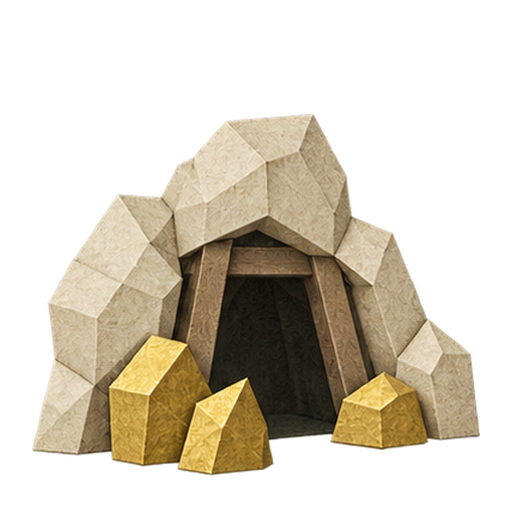
#> input picture assets/paper-warfront/buildings/reference/resource-common-mine.png, 512 x 512 px, given in place of logo-character-yin-marshal-woodblock-v2.png, which was not available
$ python install_branding_runtime.py
#> lines starting #> are read from the running program, lines starting #| are printed output that depends on the picture; after the words box and inside, x2 and y2 are one past the last pixel; in counts of white or black regions, pixels touching at a corner belong together; pictures that were not available may be replaced by others from this repository, and a replacement may not be noted
"""Install the selected Paper Warfront brand assets into the Godot project.

The formal branding set lives outside the Godot checkout. This script creates
only the runtime-facing launcher icon assets, derives the opaque launcher icon
from the reviewed textless character mark, and writes a hash manifest for the export.
"""

from __future__ import annotations

import hashlib
import json
from datetime import datetime, timezone
from pathlib import Path

from PIL import Image, ImageDraw


ROOT = Path(__file__).resolve().parents[2]
SOURCE = ROOT / "assets" / "paper-warfront" / "branding" / "v2"
RUNTIME = ROOT / "game" / "assets" / "branding"
CHARACTER = SOURCE / "selected" / "logo-character-yin-marshal-woodblock-v2.png"

INK = (52, 51, 50, 255)
VERMILION = (183, 69, 50, 255)
IVORY = (243, 235, 221, 255)


def sha256(path: Path) -> str:
    digest = hashlib.sha256()
    with path.open("rb") as stream:
        for chunk in iter(lambda: stream.read(1024 * 1024), b""):
            digest.update(chunk)
    return digest.hexdigest()


def trim_alpha(image: Image.Image, threshold: int = 10, pad: int = 8) -> Image.Image:
    alpha = image.getchannel("A").point(lambda value: 255 if value > threshold else 0)
    box = alpha.getbbox()
    if box is None:
        return image
    x0, y0, x1, y1 = box
    return image.crop((max(0, x0 - pad), max(0, y0 - pad), min(image.width, x1 + pad), min(image.height, y1 + pad)))


def contained(image: Image.Image, max_size: tuple[int, int]) -> Image.Image:
    scale = min(max_size[0] / image.width, max_size[1] / image.height)
    return image.resize((round(image.width * scale), round(image.height * scale)), Image.Resampling.LANCZOS)


def make_icon(character: Image.Image) -> Image.Image:
    canvas = Image.new("RGBA", (512, 512), IVORY)
    draw = ImageDraw.Draw(canvas)
    # A quiet paper tile keeps the selected character recognizable in launcher
    # masks while retaining the project's vermilion/ink material language.
    draw.rounded_rectangle((10, 10, 501, 501), radius=58, fill=IVORY, outline=VERMILION, width=10)
    draw.rounded_rectangle((25, 25, 486, 486), radius=46, outline=INK, width=3)
    placed = contained(character, (432, 432))
    canvas.alpha_composite(placed, ((512 - placed.width) // 2, (512 - placed.height) // 2 + 6))
    return canvas.convert("RGBA")


def make_foreground(character: Image.Image) -> Image.Image:
    placed = contained(character, (364, 364))
    canvas = Image.new("RGBA", (432, 432), (0, 0, 0, 0))
    canvas.alpha_composite(placed, ((432 - placed.width) // 2, (432 - placed.height) // 2 + 4))
    return canvas


def copy_asset(source: Path, destination: Path) -> None:
    destination.parent.mkdir(parents=True, exist_ok=True)
    destination.write_bytes(source.read_bytes())


def metadata(path: Path, asset_id: str, role: str, source: str) -> dict:
    with Image.open(path) as image:
        return {
            "id": asset_id,
            "role": role,
            "path": path.relative_to(ROOT).as_posix(),
            "source": source,
            "version": "1.1.0-runtime",
            "width": image.width,
            "height": image.height,
            "mode": image.mode,
            "bytes": path.stat().st_size,
            "sha256": sha256(path),
        }


def main() -> None:
    RUNTIME.mkdir(parents=True, exist_ok=True)
    for name in (
        "logo-character-yin-marshal-woodblock-v2.png",
        "logo-wordmark-battle-seal-v1.png",
        "brand-lockup-primary.png",
        "keyart-main.png",
        "keyart-mobile.png",
        "keyart-chapter-map.png",
    ):
        (RUNTIME / name).unlink(missing_ok=True)

    character = trim_alpha(Image.open(CHARACTER).convert("RGBA"))
#> in trim_alpha, `alpha = image.getchannel("A").point(lambda value: 255 if value > thres..`:
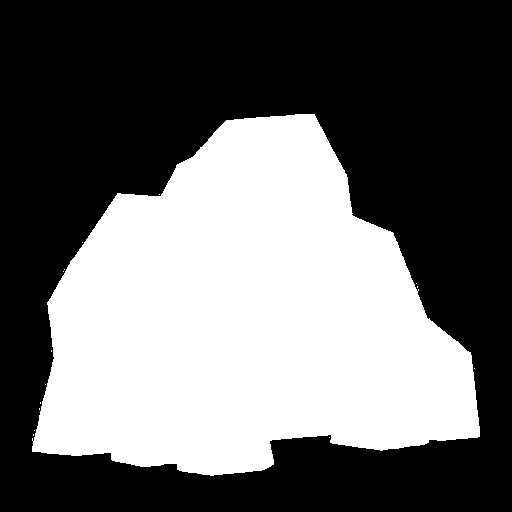
#> alpha: PIL image 512x512 L; 41.4% white; 15 white regions (14 under 20 px), largest, box (x1, y1, x2, y2) and area: (32, 114, 480, 476) 108411
#> in trim_alpha, `box = alpha.getbbox()`: box = (32, 114, 480, 476)
#> in trim_alpha, `x0, y0, x1, y1 = box`: x0 = 32; y0 = 114; x1 = 480; y1 = 476
#> in trim_alpha, `return image.crop((max(0, x0 - pad), max(0, y0 - pad), min(image.width..`:
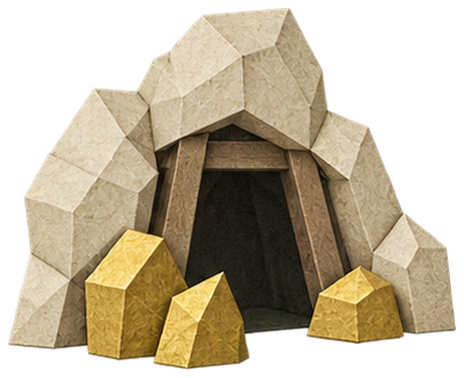
#> returned value: PIL image 464x378 RGBA; mean R, G, B, A 98.8, 86.6, 63.6, 154.1; transparent parts drawn white
    icon = make_icon(character)
#> in make_icon, `canvas = Image.new("RGBA", (512, 512), IVORY)`:
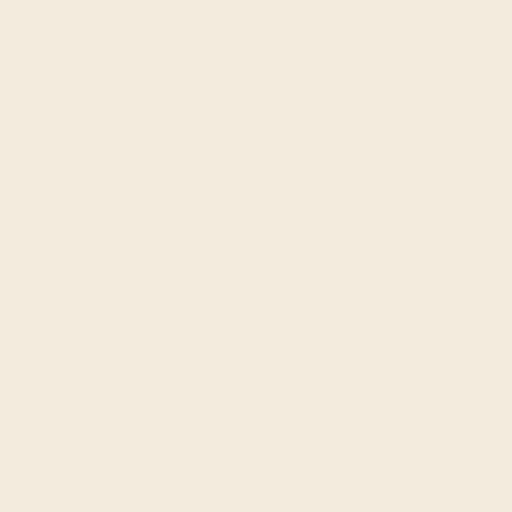
#> canvas: PIL image 512x512 RGBA; mean R, G, B, A 243, 235, 221, 255
#> in make_icon, `canvas.alpha_composite(placed, ((512 - placed.width) // 2, (512 - plac..`:
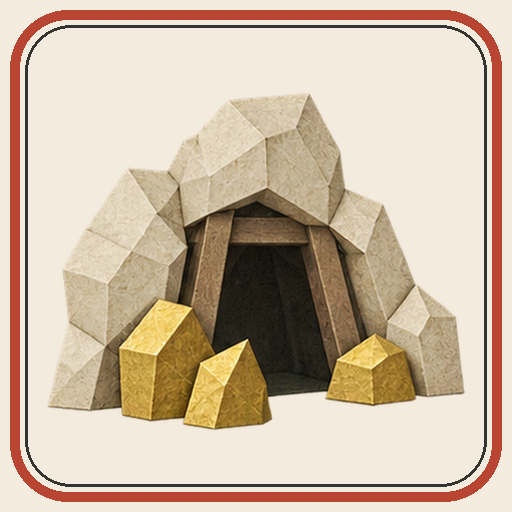
#> canvas: PIL image 512x512 RGBA; mean R, G, B, A 204.8, 185.5, 163.6, 255
    icon.save(ROOT / "game" / "assets" / "icon.png", format="PNG", optimize=True)
    foreground = make_foreground(character)
#> in make_foreground, `canvas = Image.new("RGBA", (432, 432), (0, 0, 0, 0))`: canvas: PIL image 432x432 RGBA; every value is 0
#> in make_foreground, `canvas.alpha_composite(placed, ((432 - placed.width) // 2, (432 - plac..`:
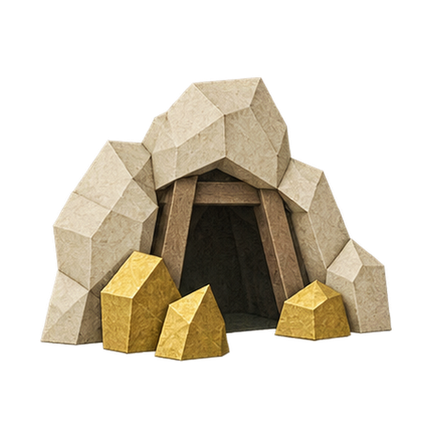
#> canvas: PIL image 432x432 RGBA; mean R, G, B, A 57.4, 50.3, 37, 89.3; transparent parts drawn white
    foreground.save(RUNTIME / "icon-foreground-432.png", format="PNG", optimize=True)

    records = [
        metadata(ROOT / "game" / "assets" / "icon.png", "brand.icon.launcher.yin_marshal.v2", "launcher-icon", "derived from assets/paper-warfront/branding/v2/selected/logo-character-yin-marshal-woodblock-v2.png"),
        metadata(RUNTIME / "icon-foreground-432.png", "brand.icon.android_foreground.yin_marshal.v2", "android-adaptive-foreground", "derived from assets/paper-warfront/branding/v2/selected/logo-character-yin-marshal-woodblock-v2.png"),
    ]
    manifest = {
        "schema": 1,
        "product_name": "纸上兵戈",
        "branding_runtime_version": "1.1.0-runtime",
        "selected": {
            "character_logo_id": "brand.logo.character.yin_marshal.woodblock_ink",
            "character_logo_label": "02 木刻墨印·印甲统帅",
            "wordmark_id": "brand.logo.wordmark.battle_seal",
            "wordmark_label": "朱印战印",
        },
        "generated_at_utc": datetime.now(timezone.utc).isoformat(),
        "assets": records,
        "icon_derivation": {
            "canvas": "512x512 opaque ivory paper tile",
            "foreground_canvas": "432x432 transparent adaptive foreground",
            "character_trim_threshold": 10,
            "background": "ivory #F3EBDD with vermilion #B74532 and ink #343332 border",
            "runtime_paths": ["res://assets/icon.png", "res://assets/branding/icon-foreground-432.png"],
        },
        "runtime_bindings": {
            "project_icon": "res://assets/icon.png",
            "android_launcher_main": "res://assets/icon.png",
            "android_adaptive_foreground": "res://assets/branding/icon-foreground-432.png",
        },
    }
    (ROOT / "game" / "data" / "branding-runtime.json").write_text(json.dumps(manifest, ensure_ascii=False, indent=2) + "\n", encoding="utf-8")
    print(json.dumps({"runtime_root": str(RUNTIME), "icon": str(ROOT / "game" / "assets" / "icon.png"), "asset_count": len(records)}, ensure_ascii=False))


if __name__ == "__main__":
#> (the run stopped early here; a loop or call above may not have finished)
